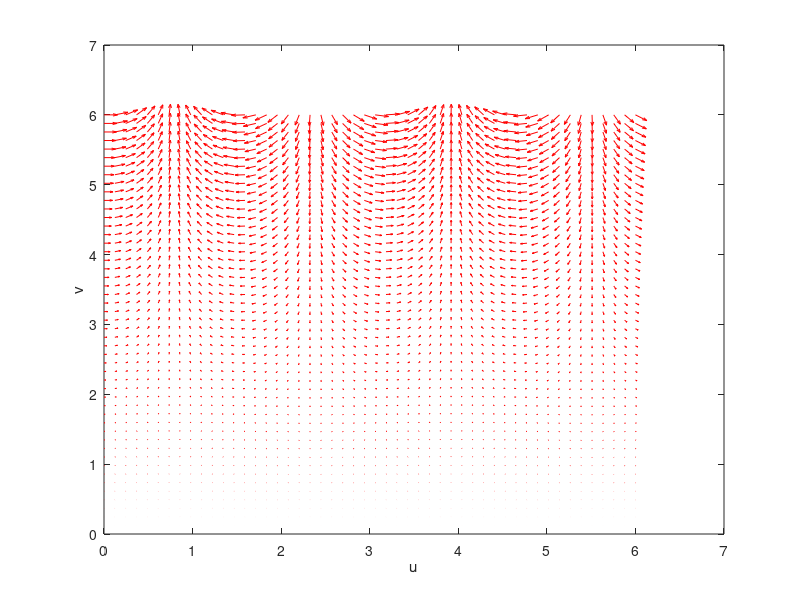

MATLAB code for this plot:
%% Caso 2D
% Para ello, establecemos
% los limites del dominio con los vectores x, y.
% en este caso el dominio comienza en (0,0) y
% se encuentra acotado por la coordenada (6,6). El 
% dominio lo dividiremos en 50 puntos para cada eje.
x = linspace(0,6,50);
y = linspace(0,6,50);

% Vamos a crear el dominio espacial de nuestro
% campo vectorial, es decir, vamos a crear la 
% malla numérica.
[XX,YY] = meshgrid(x,y);

% A continuación vamos a calcular la componentes
% del campo vectorial
u = YY.^2.*cos(2.*XX);
v = YY.^2.*sin(2.*XX);

% Visualizando el campo vectorial
quiver(XX,YY,u,v,'red');
xlabel('u');
ylabel('v');

%% Caso 3D